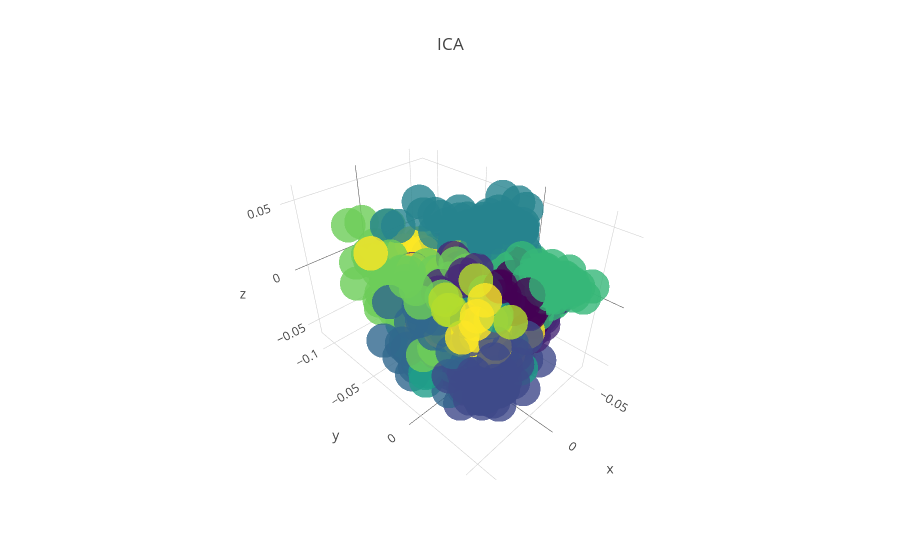

Here is the notebook cell this chart was saved with:
### Code cell
trace1 = go.Scatter3d(x=transformed['ICA'][:,0], y=transformed['ICA'][:,1], z=transformed['ICA'][:,2], text=digits.target, hoverinfo='text',mode='markers', marker=dict(
        size=12,
        color=digits.target,                # set color to an array/list of desired values
        colorscale='Viridis',   # choose a colorscale
        opacity=0.8
    ))
data=go.Data([trace1])
layout=go.Layout(title="ICA")
fig = go.Figure(data=data, layout=layout)

iplot(fig, show_link = False)

### Figure 1 — Plotly figure (JSON) as saved in the notebook; plotly's stock layout.template omitted (floating-point values rounded to 4 significant figures; data arrays with more than 128 entries replaced by an {"elided": "..."} marker saying what was removed)
{"data": [{"hoverinfo": "text", "marker": {"color": {"elided": "1797 int values"}, "colorscale": "Viridis", "opacity": 0.8, "size": 12}, "mode": "markers", "text": {"elided": "1797 int values"}, "type": "scatter3d", "uid": "36ba19aa-6cd9-4611-83bb-f8519a70e7ea", "x": {"elided": "1797 float values"}, "y": {"elided": "1797 float values"}, "z": {"elided": "1797 float values"}}], "layout": {"title": {"text": "ICA"}}}
